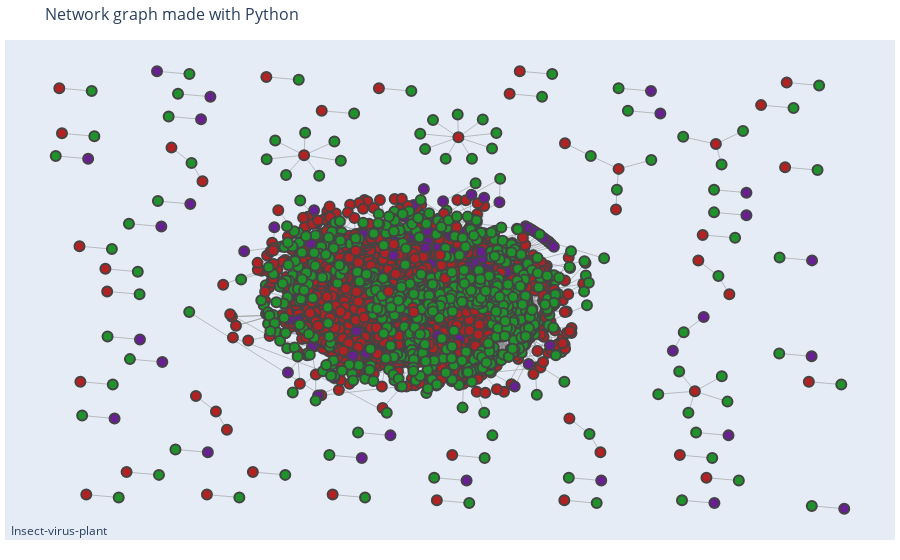

This figure's notebook cell:
### Code cell
fig = go.Figure(
    data=[edge_trace, node_trace],
    layout=go.Layout(
        title='Network graph made with Python',
        titlefont_size=16,
        showlegend=False,
        hovermode='closest',
        margin={
            'b':20,'l':5,'r':5,'t':40
        },
        annotations=[{
            "text":"Insect-virus-plant",
            'showarrow':False,
            'xref':"paper", 
            'yref':"paper",
            'x':0.005, 
            'y':-0.002 
        }],
        xaxis={'showgrid':False, 'zeroline':False, 'showticklabels':False},
        yaxis={'showgrid':False, 'zeroline':False, 'showticklabels':False}
    )
)
fig.show()

### Figure 1 — Plotly figure (JSON) as saved in the notebook; plotly's stock layout.template omitted (floating-point values rounded to 4 significant figures; data arrays with more than 128 entries replaced by an {"elided": "..."} marker saying what was removed)
{"data": [{"hoverinfo": "none", "line": {"color": "#888", "width": 0.5}, "mode": "lines", "type": "scatter", "x": {"elided": "53340 float values"}, "y": {"elided": "53340 float values"}}, {"hoverinfo": "text", "marker": {"color": {"elided": "5701 str values"}, "line": {"width": 2}, "reversescale": true, "size": 10}, "mode": "markers", "text": {"elided": "5701 str values"}, "type": "scatter", "x": {"elided": "5701 float values"}, "y": {"elided": "5701 float values"}}], "layout": {"annotations": [{"showarrow": false, "text": "Insect-virus-plant", "x": 0.005, "xref": "paper", "y": -0.002, "yref": "paper"}], "hovermode": "closest", "margin": {"b": 20, "l": 5, "r": 5, "t": 40}, "showlegend": false, "title": {"font": {"size": 16}, "text": "Network graph made with Python"}, "xaxis": {"showgrid": false, "showticklabels": false, "zeroline": false}, "yaxis": {"showgrid": false, "showticklabels": false, "zeroline": false}}}
